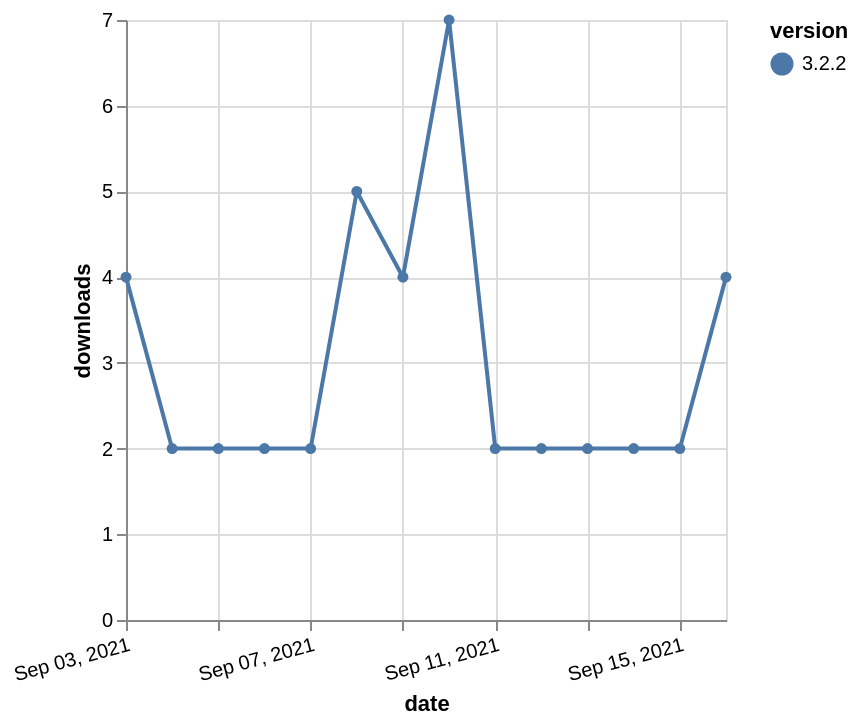

Write a Vega-Lite specification for this figure.
### Vega-Lite specification from a JSON file in a GitHub repository (floating-point values rounded to 4 significant figures)
{"$schema": "https://vega.github.io/schema/vega-lite/v5.json", "description": "A simple bar chart with embedded data.", "data": {"values": [{"date": "2021-09-03", "total": 4368, "delta": 4, "version": "3.2.2"}, {"date": "2021-09-04", "total": 4370, "delta": 2, "version": "3.2.2"}, {"date": "2021-09-05", "total": 4372, "delta": 2, "version": "3.2.2"}, {"date": "2021-09-06", "total": 4374, "delta": 2, "version": "3.2.2"}, {"date": "2021-09-07", "total": 4376, "delta": 2, "version": "3.2.2"}, {"date": "2021-09-08", "total": 4381, "delta": 5, "version": "3.2.2"}, {"date": "2021-09-09", "total": 4385, "delta": 4, "version": "3.2.2"}, {"date": "2021-09-10", "total": 4392, "delta": 7, "version": "3.2.2"}, {"date": "2021-09-11", "total": 4394, "delta": 2, "version": "3.2.2"}, {"date": "2021-09-12", "total": 4396, "delta": 2, "version": "3.2.2"}, {"date": "2021-09-13", "total": 4398, "delta": 2, "version": "3.2.2"}, {"date": "2021-09-14", "total": 4400, "delta": 2, "version": "3.2.2"}, {"date": "2021-09-15", "total": 4402, "delta": 2, "version": "3.2.2"}, {"date": "2021-09-16", "total": 4406, "delta": 4, "version": "3.2.2"}]}, "width": "container", "mark": {"type": "line", "point": {"filled": true}}, "encoding": {"x": {"field": "date", "type": "temporal", "timeUnit": "yearmonthdate", "title": "date", "axis": {"labelAngle": -15}}, "y": {"field": "delta", "type": "quantitative", "title": "downloads"}, "color": {"field": "version", "type": "nominal"}, "tooltip": {"field": "delta"}}}
